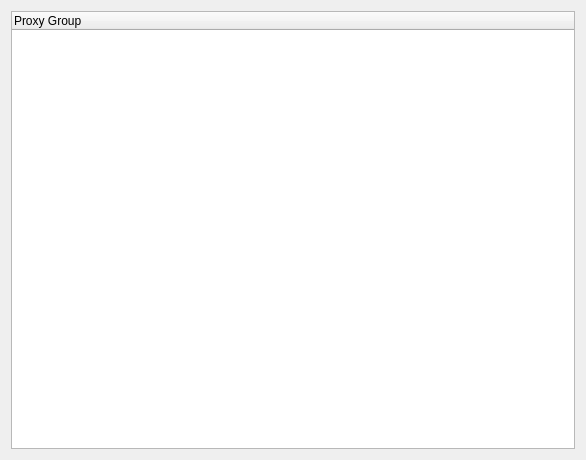
<?xml version="1.0" encoding="UTF-8"?>
<ui version="4.0">
    <class>ProxyPage</class>
    <widget class="QWidget" name="ProxyPage">
        <property name="geometry">
            <rect>
                <x>0</x>
                <y>0</y>
                <width>586</width>
                <height>460</height>
            </rect>
        </property>
        <property name="windowTitle">
            <string>Form</string>
        </property>
        <layout class="QVBoxLayout" name="verticalLayout">
            <item>
                <widget class="QTreeWidget" name="treeWidget">
                    <property name="editTriggers">
                        <set>QAbstractItemView::NoEditTriggers</set>
                    </property>
                    <property name="animated">
                        <bool>false</bool>
                    </property>
                    <column>
                        <property name="text">
                            <string>Proxy Group</string>
                        </property>
                    </column>
                </widget>
            </item>
        </layout>
    </widget>
    <resources/>
    <connections/>
</ui>
